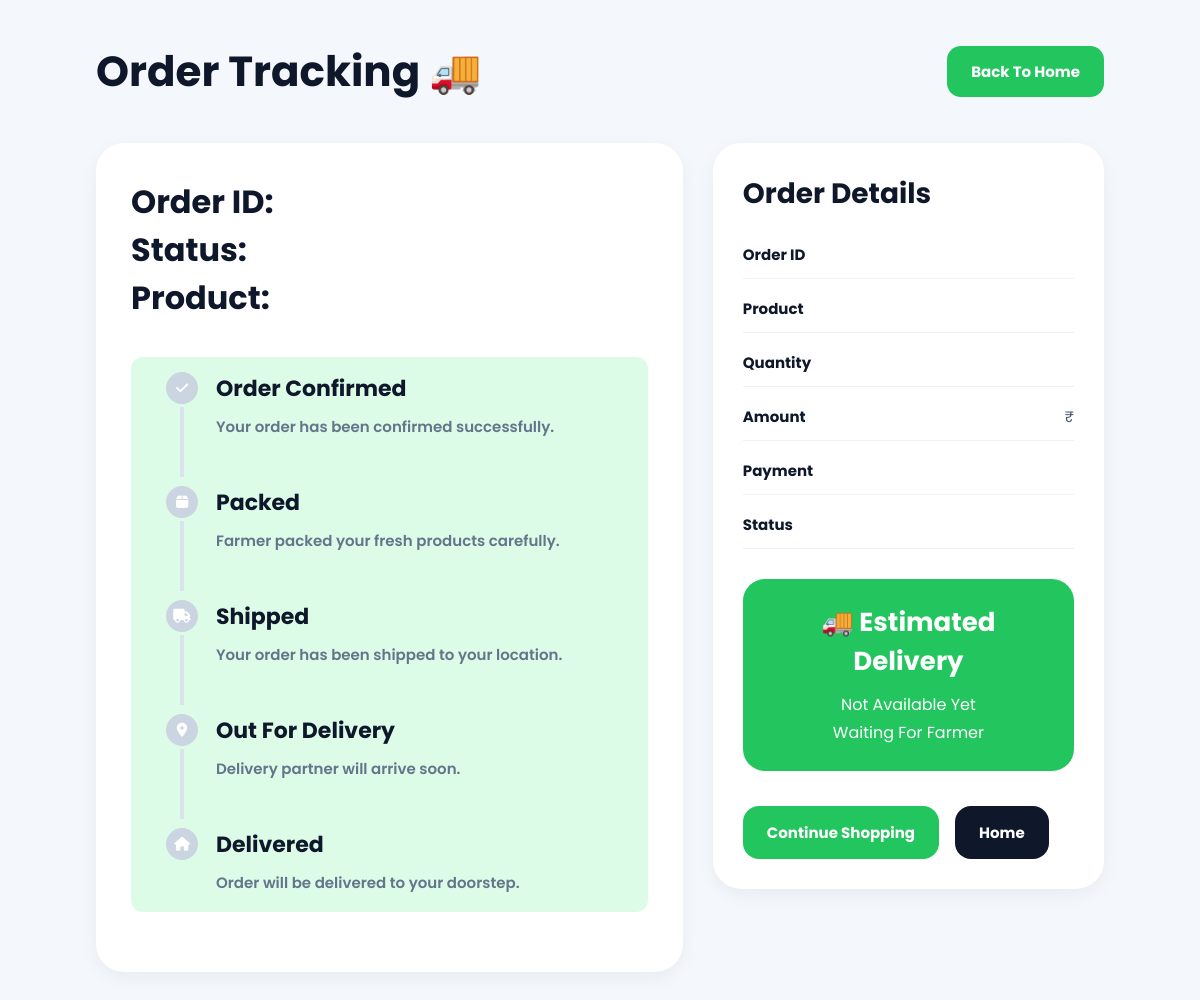
The app's page /track-order/21, older data.
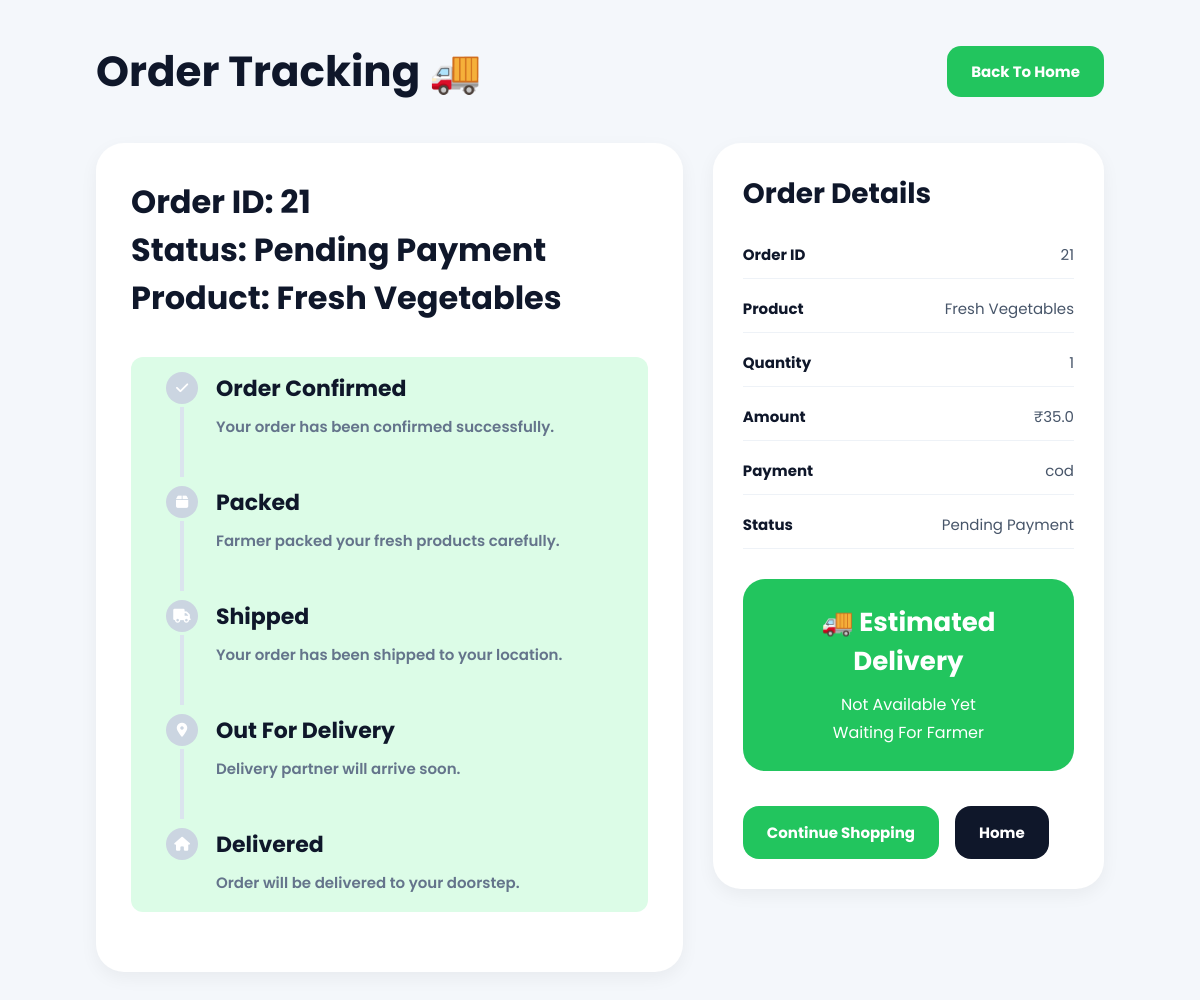
The same page, newer data.
### tables this page shows
CREATE TABLE orders (

            id INTEGER PRIMARY KEY AUTOINCREMENT,

            buyer_id INTEGER,

            product_name TEXT NOT NULL,

            quantity INTEGER NOT NULL,

            total_price REAL NOT NULL,

            payment_method TEXT NOT NULL,

            status TEXT DEFAULT 'Paid',

            order_date TIMESTAMP DEFAULT CURRENT_TIMESTAMP

        , estimated_date TEXT, estimated_time TEXT, farmer_id INTEGER);

### app.py (the view)
@app.route("/track-order/<int:order_id>")
def trackOrder(order_id):
    conn = get_db_connection()
    order = conn.execute(
        """
        SELECT *
        FROM orders
        WHERE id = ?
        """,
        (order_id,)
    ).fetchone()
    conn.close()
    return render_template(
        "order-tracking.html",
        order=order
    )

### db.py (called while the page is built)
def get_db_connection():
    conn = sqlite3.connect("database.db")
    conn.row_factory = sqlite3.Row
    return conn

### templates/order-tracking.html (shortened to what this page needs)
<!DOCTYPE html>
<html lang="en">
<head>
    <link rel="stylesheet"
    href="https://cdnjs.cloudflare.com/ajax/libs/font-awesome/6.5.1/css/all.min.css"/>
</head>
<body>
    <div class="tracking-header">
        <h1>Order Tracking 🚚</h1>
        <a href="/index.html">
            <button class="home-btn">
                Back To Home
            </button>
        </a>
    </div>
    <div class="tracking-layout">
        <div class="tracking-box">
            <h2>
Order ID: {{ order.id }}
<br>
Status: {{ order.status }}
<br>
Product: {{ order.product_name }}
</h2>
            <div style="
background:#dcfce7;
padding:15px;
border-radius:12px;
margin-bottom:25px;
font-weight:600;
">
{% if order.status == "Rejected" %}
<div style="
background:#fee2e2;
color:#dc2626;
padding:20px;
border-radius:15px;
font-size:18px;
font-weight:bold;
margin-bottom:20px;
text-align:center;
">
❌ Order Rejected By Farmer
</div>
{% else %}
<div class="track">
    <div class="track-step">
        <div class="circle pending">
            <i class="fa-solid fa-check"></i>
        </div>
        <h3>Order Confirmed</h3>
        <p>Your order has been confirmed successfully.</p>
    </div>
    <div class="track-step">
        <div class="circle pending">
            <i class="fa-solid fa-box"></i>
        </div>
        <h3>Packed</h3>
        <p>Farmer packed your fresh products carefully.</p>
    </div>
    <div class="track-step">
        <div class="circle pending">
            <i class="fa-solid fa-truck"></i>
        </div>
        <h3>Shipped</h3>
        <p>Your order has been shipped to your location.</p>
    </div>
    <div class="track-step">
        <div class="circle pending">
            <i class="fa-solid fa-location-dot"></i>
        </div>
        <h3>Out For Delivery</h3>
        <p>Delivery partner will arrive soon.</p>
    </div>
    <div class="track-step">
        <div class="circle pending">
            <i class="fa-solid fa-house"></i>
        </div>
        <h3>Delivered</h3>
        <p>Order will be delivered to your doorstep.</p>
    </div>
</div>
{% endif %}
</div>
</div>
<div class="details-box">
      <h2>Order Details</h2>
<div class="detail-row">
    <strong>Order ID</strong>
    <span>{{ order.id }}</span>
</div>
<div class="detail-row">
    <strong>Product</strong>
    <span>{{ order.product_name }}</span>
</div>
<div class="detail-row">
    <strong>Quantity</strong>
    <span>{{ order.quantity }}</span>
</div>
<div class="detail-row">
    <strong>Amount</strong>
    <span>₹{{ order.total_price }}</span>
</div>
<div class="detail-row">
    <strong>Payment</strong>
    <span>{{ order.payment_method }}</span>
</div>
<div class="detail-row">
    <strong>Status</strong>
    <span>{{ order.status }}</span>
</div>
<div class="delivery-box">
    <h3>🚚 Estimated Delivery</h3>
    <p>
    {% if order.estimated_date %}
        {{ order.estimated_date }}
    {% else %}
        Not Available Yet
    {% endif %}
    </p>
    <p>
    {% if order.estimated_time %}
        {{ order.estimated_time }}
    {% else %}
        Waiting For Farmer
    {% endif %}
    </p>
</div>
            <div class="button-group">
                <a href="/products.html">
                    <button class="btn shop-btn">
                        Continue Shopping
                    </button>
                </a>
                <a href="/index.html">
                    <button class="btn home2-btn">
                        Home
                    </button>
                </a>
            </div>
        </div>
    </div>
</body>
</html>

Row changes from the older to the newer data that the page shows:
added orders: id "21", status "Pending Payment", product_name "Fresh Vegetables", quantity "1", total_price "35.0", payment_method "cod"
